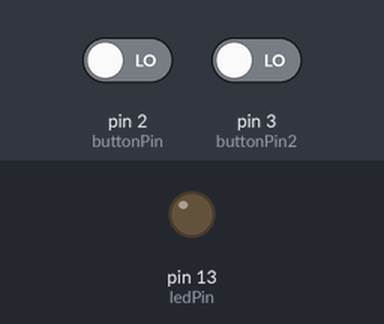
Bench run of a sketch on a simulated Arduino Uno, built with avr-gcc and run on an emulated ATmega328P. Shown: output pins drawn as LEDs (lit = HIGH). The test bench sets the inputs (shaded band); at power-on: pin 2 (buttonPin) LOW, pin 3 (buttonPin2) LOW.

Above: at 1.2 s.
1.3 s: pin 2 (buttonPin) driven HIGH and pin 3 (buttonPin2) driven HIGH
At 1.7 s:
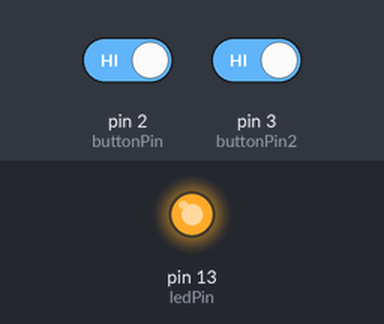
2.8 s: pin 2 (buttonPin) driven LOW
At 4.0 s:
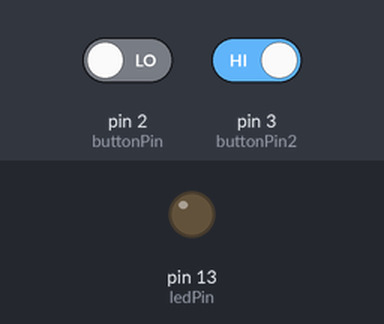
4.3 s: pin 2 (buttonPin) driven HIGH
At 5.2 s:
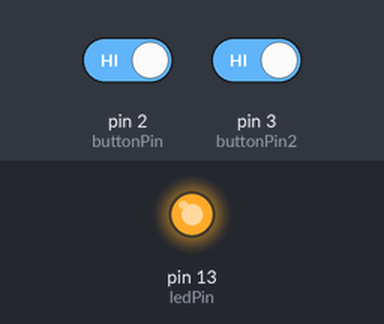
Timing chart, 0 to 7.3 s (numbered marks = the images above; inputs shaded):
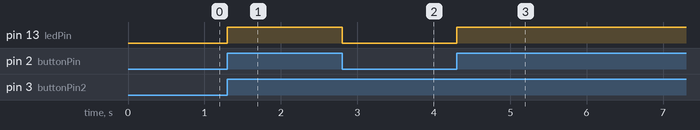

Measured:
- after the input at 1.3 s, pin 13 (ledPin): LOW → HIGH at once
- after the input at 2.8 s, pin 13 (ledPin): HIGH → LOW at once
- after the input at 4.3 s, pin 13 (ledPin): LOW → HIGH at once

The sketch:

_2buttons.ino
```cpp
const int buttonPin = 2;
const int buttonPin2 = 3;
const int ledPin =  13;
int buttonState = 0;
int buttonState2 = 0;

void setup() {
 pinMode(ledPin, OUTPUT);
   pinMode(buttonPin, INPUT);
   pinMode(buttonPin2, INPUT);

}
void loop() {
  buttonState = digitalRead(buttonPin);
  buttonState2 = digitalRead(buttonPin2);
  if (buttonState2 && buttonState  == HIGH) {

    digitalWrite(ledPin, HIGH);
  } else {
    digitalWrite(ledPin, LOW);
  }
}
```
